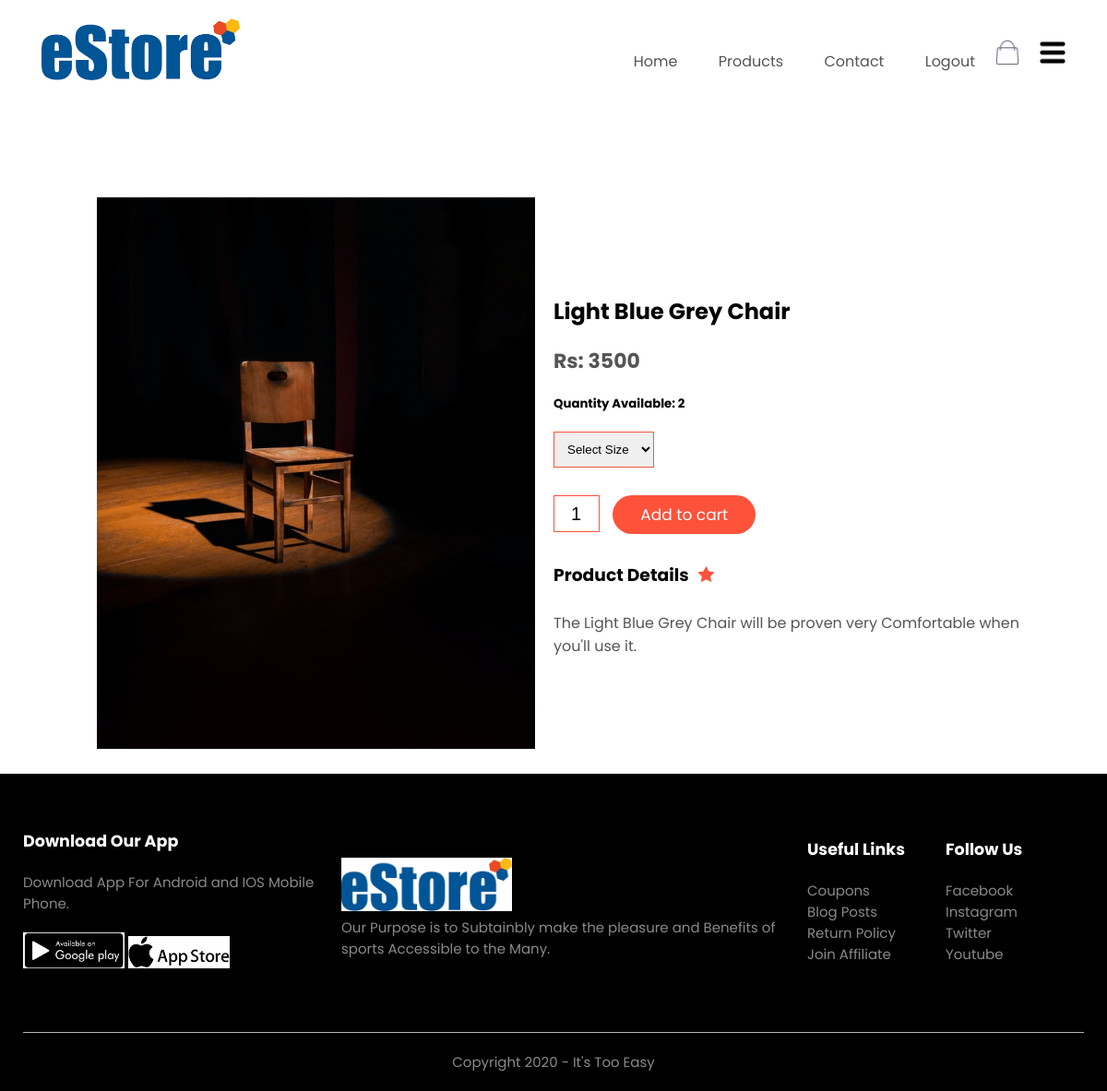
Screenshot of /product_details.php?id=1 (signed in) with the database file from the repository.
### tables this page shows
CREATE TABLE `products` (
  `id` int(20) NOT NULL,
  `product_name` text NOT NULL,
  `product_image` text NOT NULL,
  `price` bigint(20) NOT NULL,
  `quantity` int(11) NOT NULL
);

### product_details.php (the view, shortened to what this page needs)
<?php
  include 'db_connection.php';
      $id=$_GET['id'];
      $sql="SELECT * FROM products where id='$id'";
      $result=mysqli_query($conn,$sql);
      $row_user=mysqli_fetch_array($result);
      $product_name=$row_user['product_name'];
      $product_image=$row_user['product_image'];
      $price=$row_user['price'];
      $quantity=$row_user['quantity'];
?>
<!DOCTYPE html>
<html lang="en">
<head>
    <link rel="stylesheet" href="style.css">
        <link rel="stylesheet" href="https://cdnjs.cloudflare.com/ajax/libs/font-awesome/4.7.0/css/font-awesome.min.css">
</head>
<body>
        <div class="container">
            <div class="navbar">
                <div class="logo">
                    <img src="Images/logo.png" width="215px">
                </div>
                <nav>
                    <ul id="MenuItems">
                    <li><a href="index.php">Home</a></li>
                        <li><a href="products.php">Products</a></li>
                        <li><a href="contact_info.php">Contact</a></li>
                        <li><a href="logout.php">Logout</a></li>
                    </ul>
                </nav>
                <img src="Images/cart.png" width="30px" height="30px">
                <img src="Images/menu.png" class="menu-icon" onclick="menutoggle()">
            </div>
        </div>
            <div class="small-container single-product">
                <div class="row">
                    <div class="col-2">
                        <img src="Images/<?php echo $product_image;?>" width="100%" id="productimg">
                    </div>
                    <div class="col-2">
                        <h2><?php echo $product_name;?></h2>
                        <h4>Rs: <?php echo $price;?></h4>
                        <h5>Quantity Available: <?php echo $quantity;?></h5>
                        <select>
                            <option>Select Size</option>
                        </select>
                        <input type="Number" value="1">
                        <a href="" class="btn">Add to cart</a>
                        <h3>Product Details<i class="fa fa-star"></i></h3>
                            <br>
                        <p>The <?php echo $product_name;?> will be proven very Comfortable when you'll use it.</p>
                    </div>
                </div>
            </div>
        <div class="footer">
            <div class="container">
                <div class="row">
                    <div class="footer-col-1">
                        <h3>Download Our App</h3>
                        <p>Download App For Android and IOS Mobile Phone.</p>
                        <div class="app-logo">
                            <img src="images/logo google.png">
                            <img src="images/logo app store.png">
                        </div>
                    </div>
                    <div class="footer-col-2">
                         <img src="Images/logo.png">
                        <p>Our Purpose is to Subtainbly make the pleasure and Benefits of sports Accessible to the Many.</p>
                    </div>
                    <div class="footer-col-3">
                        <h3>Useful Links</h3>
                        <ul>
                            <li>Coupons&nbsp;</li>
                            <li>Blog Posts&nbsp;</li>
                            <li>Return Policy &nbsp;&nbsp;</li>
                            <li>Join Affiliate&nbsp;</li>
                        </ul>
                    </div>
                    <div class="footer-col-4">
                        <h3>Follow Us</h3>
                        <ul>
                            <li>Facebook</li>
                            <li>Instagram</li>
                            <li>Twitter</li>
                            <li>Youtube</li>
                        </ul>
                    </div>
                </div>
                <br>
                <hr>
                <p class="Copyright">Copyright 2020 - It's Too Easy</p>
            </div>
        </div>
</body>
</html>

### style.css (style rules this page uses)
* { margin: 0px; padding: 0px; box-sizing: border-box; }
body { font-family: 'Poppins', sans-serif; }
.navbar { display: flex; align-items: center; padding: 20px; }
nav { flex: 1; text-align: right; }
nav ul { display: inline-block; list-style-type: none; color: cornsilk; }
nav ul li { display: inline-block; margin: 20px; }
a { text-decoration: none; color: #555; }
p { color: #555; }
.container { max-width: 1300px; margin: auto; padding-left: 25px; padding-right: 25px; }
.row { display: flex; align-items: center; flex-wrap: wrap; justify-content: space-around; }
.col-2 { flex-basis: 50%; min-width: 300px; }
.col-2 img { max-width: 100%; padding: 50px; }
.btn { display: inline-block; background: #ff523b; color: #fff; padding: 8px 30px; margin: 30px 0px; border-radius: 30px; font-size: 17px; }
.small-container { max-width: 1080px; margin: auto; padding-left: 25px; padding-right: 25px; }
h4 { color: #555; font-weight: normal; }
.footer { background: #000; color: #8a8a8a; font-size: 15px; padding: 60px 0 20px ; }
.footer p { color: #8a8a8a; }
.footer h3 { color: #fff; margin-bottom: 20px; }
.footer-col-1, .footer-col-2, .footer-col-3, .footer-col-4 { min-width: 150px; margin-bottom: 20px; }
.footer-col-1 { flex-basis: 30%; }
.footer-col-2 { flex: 1; text-align: left; }
.footer-col-2 img { width: 185px; margin-top: 15px; }
ul { list-style-type: none; }
.app-logo { margin-top: 20px; }
.app-logo img { width: 110px; }
.footer hr { border: none; background: #b5b5b5; height: 1px; margin: 20px 0; }
.Copyright { text-align: center; }
.menu-icon { width: 28px; margin-left: 20px; }
select { border: 1px solid #ff523b; padding: 5px; }
.single-product { margin-top: 80px; }
.single-product .col-2 img { padding: 20px ; }
.single-product h4 { margin: 20px 0; font-size: 22px; font-weight: bold; }
.single-product select { display: block; padding: 10px; margin-top: 20px; }
.single-product input { width: 50px; height: 40px; padding-left: 18px; font-size: 20px; margin-right: 10px; border: 1px solid #ff523b; }
.single-product .fa { color: #ff523b; margin-left: 10px; }

### rows the page displays
products: product_image (picture), product_name "Light Blue Grey Chair", price "3500", quantity "2"
